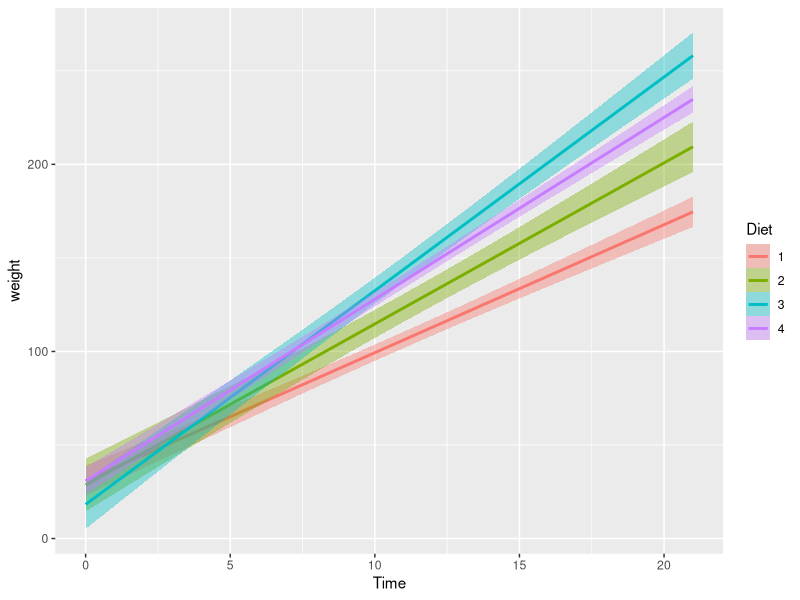

Generate this figure with R:
## ---- chunk 1
knitr::opts_chunk$set(echo = TRUE, warning = FALSE, message = FALSE)
library(tidyverse)
## ---- chunk 2
data("ChickWeight")
ggplot(ChickWeight, aes(x=Time, y=weight)) + geom_smooth(method="lm", aes(fill=Diet, color=Diet))
